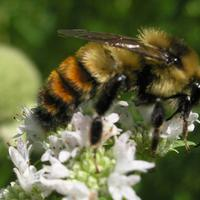
#> input picture datasets/bee.jpg, 200 x 200 px
$ jupyter execute 'Naïve Bees_ Image Loading and Processing.ipynb'   (shell and % lines are left out)
#> lines starting #> are read from the running program, lines starting #| are printed output that depends on the picture
## 1. Import Python libraries
<p>
<em>A honey bee.</em></p>
<p>The question at hand is: can a machine identify a bee as a honey bee or a bumble bee? These bees have different <a href="http://bumblebeeconservation.org/about-bees/faqs/honeybees-vs-bumblebees/">behaviors and appearances</a>, but given the variety of backgrounds, positions, and image resolutions it can be a challenge for machines to tell them apart.</p>
<p>Being able to identify bee species from images is a task that ultimately would allow researchers to more quickly and effectively collect field data. Pollinating bees have critical roles in both ecology and agriculture, and diseases like <a href="http://news.harvard.edu/gazette/story/2015/07/pesticide-found-in-70-percent-of-massachusetts-honey-samples/">colony collapse disorder</a> threaten these species. Identifying different species of bees in the wild means that we can better understand the prevalence and growth of these important insects.</p>
<p>
<em>A bumble bee.</em></p>
<p>This notebook walks through loading and processing images. After loading and processing these images, they will be ready for building models that can automatically detect honeybees and bumblebees.</p>

[cell 1]
# Used to change filepaths
from pathlib import Path

# We set up matplotlib, pandas, and the display function
import matplotlib.pyplot as plt
from IPython.display import display
import pandas as pd

# import numpy to use in this cell
import numpy as np

# import Image from PIL so we can use it later
from PIL import Image

# generate test_data
test_data = np.random.beta(1, 1, size=(100, 100, 3))

# display the test_data
plt.imshow(test_data)
#> (this line was passed over: IPython is not available in this run)

## 2. Opening images with PIL
<p>Now that we have all of our imports ready, it is time to work with some real images.</p>
<p>Pillow is a very flexible image loading and manipulation library. It works with many different image formats, for example, <code>.png</code>, <code>.jpg</code>, <code>.gif</code> and more. For most image data, one can work with images using the Pillow library (which is imported as <code>PIL</code>).</p>
<p>Now we want to load an image, display it in the notebook, and print out the dimensions of the image. By dimensions, we mean the width of the image and the height of the image. These are measured in pixels. The documentation for <a href="https://pillow.readthedocs.io/en/5.1.x/reference/Image.html">Image</a> in Pillow gives a comprehensive view of what this object can do.</p>

[cell 2]
# open the image
img = Image.open('datasets/bee.jpg')
#> img is the input picture: PIL image 200x200 RGB; mean R, G, B 98.2, 101.7, 64.2

# Get the image size
img_size = img.size
#> img_size = (200, 200)

print("The image size is: {}".format(img_size))
#| The image size is: (200, 200)

# Just having the image as the last line in the cell will display it in the notebook
img

## 3. Image manipulation with PIL
<p>Pillow has a number of common image manipulation tasks built into the library. For example, one may want to resize an image so that the file size is smaller. Or, perhaps, convert an image to black-and-white instead of color. Operations that Pillow provides include:</p>
<ul>
<li>resizing</li>
<li>cropping</li>
<li>rotating</li>
<li>flipping</li>
<li>converting to greyscale (or other <a href="https://pillow.readthedocs.io/en/5.1.x/handbook/concepts.html#concept-modes">color modes</a>)</li>
</ul>
<p>Often, these kinds of manipulations are part of the pipeline for turning a small number of images into more images to create training data for machine learning algorithms. This technique is called <a href="http://cs231n.stanford.edu/reports/2017/pdfs/300.pdf">data augmentation</a>, and it is a common technique for image classification.</p>
<p>We'll try a couple of these operations and look at the results.</p>

[cell 3]
# Crop the image to 50, 50, 150, 150
img_cropped = img.crop([50,50,150,150])
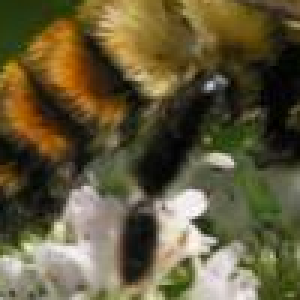
#> img_cropped: PIL image 100x100 RGB (shown 3 times larger); mean R, G, B 98.1, 89.2, 58.5
display(img_cropped)

# rotate the image by 45 degrees
img_rotated = img.rotate(45, expand=25)
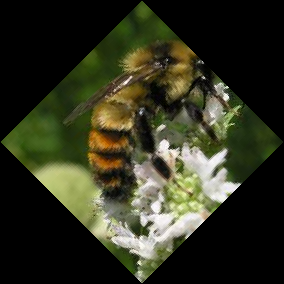
#> img_rotated: PIL image 284x284 RGB; mean R, G, B 48.8, 50.5, 31.9
display(img_rotated)

# flip the image left to right
img_flipped = img.transpose(Image.FLIP_LEFT_RIGHT)
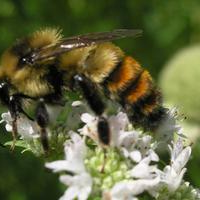
#> img_flipped: PIL image 200x200 RGB; mean R, G, B 98.2, 101.7, 64.2
display(img_flipped)

## 4. Images as arrays of data
<p>What is an image? So far, PIL has handled loading images and displaying them. However, if we're going to use images as data, we need to understand what that data looks like.</p>
<p>Most image formats have three color <a href="https://en.wikipedia.org/wiki/RGB_color_model">"channels": red, green, and blue</a> (some images also have a fourth channel called "alpha" that controls transparency). For each pixel in an image, there is a value for every channel.</p>
<p></p>
<p>The way this is represented as data is as a three-dimensional matrix. The width of the matrix is the width of the image, the height of the matrix is the height of the image, and the depth of the matrix is the number of channels. So, as we saw, the height and width of our image are both 100 pixels. This means that the underlying data is a matrix with the dimensions <code>100x100x3</code>.</p>

[cell 4]
# Turn our image object into a NumPy array
img_data = np.array(img)

# get the shape of the resulting array
img_data_shape = img_data.shape
#> img_data_shape = (200, 200, 3)

print("Our NumPy array has the shape: {}".format(img_data_shape))
#| Our NumPy array has the shape: (200, 200, 3)

# plot the data with `imshow`
plt.imshow(img_data)
#> (this line was passed over: IPython is not available in this run)
plt.show()

# plot the red channel
plt.imshow(img_data[:,:,0], cmap=plt.cm.Reds_r)
#> (this line was passed over: IPython is not available in this run)
plt.show()

# plot the green channel
plt.imshow(img_data[:,:,1], cmap=plt.cm.Greens_r)
#> (this line was passed over: IPython is not available in this run)
plt.show()

# plot the blue channel
plt.imshow(img_data[:,:,2], cmap=plt.cm.Blues_r)
#> (this line was passed over: IPython is not available in this run)
plt.show()

## 5. Explore the color channels
<p>Color channels can help provide more information about an image. A picture of the ocean will be more blue, whereas a picture of a field will be more green. This kind of information can be useful when building models or examining the differences between images.</p>
<p>We'll look at the <a href="https://en.wikipedia.org/wiki/Kernel_density_estimation">kernel density estimate</a> for each of the color channels on the same plot so that we can understand how they differ.</p>
<p>When we make this plot, we'll see that a shape that appears further to the right means more of that color, whereas further to the left means less of that color.</p>

[cell 5]
def plot_kde(channel, color):
    """ Plots a kernel density estimate for the given data.

        `channel` must be a 2d array
        `color` must be a color string, e.g. 'r', 'g', or 'b'
    """
    data = channel.flatten()
    return pd.Series(data).plot.density(c=color)

# create the list of channels
channels = ['r', 'g', 'b']

def plot_rgb(image_data):
    # use enumerate to loop over colors and indexes
    for ix, color in enumerate(channels):
        plot_kde(image_data[:, :, ix], color)

    plt.show()

plot_rgb(img_data)
#> (the call stopped at in plot_kde, `return pd.Series(data).plot.density(c=color)`: IPython is not available in this run)

## 6. Honey bees and bumble bees (i)
<p>Now we'll look at two different images and some of the differences between them. The first image is of a honey bee, and the second image is of a bumble bee.</p>
<p>First, let's look at the honey bee.</p>

[cell 6]
# load bee_12.jpg as honey
honey = Image.open('datasets/honeybee.png')
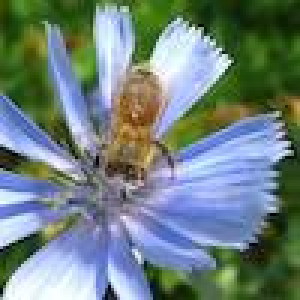
#> input picture datasets/honeybee.png, 100 x 100 px (shown 3 times larger)
#> honey is the input picture: PIL image 100x100 RGB; mean R, G, B 110.9, 129.5, 126.5

# display the honey bee image
display(honey)

# NumPy array of the honey bee image data
honey_data = np.array(honey)

# plot the rgb densities for the honey bee image
plot_rgb(honey_data)
#> (the call stopped at in plot_kde, `return pd.Series(data).plot.density(c=color)`: IPython is not available in this run)
